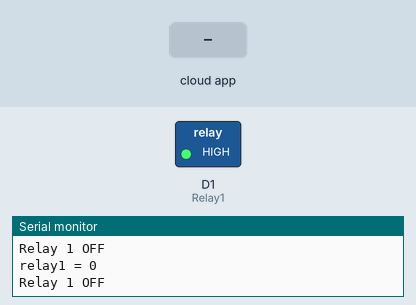
Recording of a sketch running on a simulated ESP8266 (NodeMCU). On the bench: switched loads named in the sketch (green lamp = pin HIGH), the last lines printed to the serial monitor. The test bench sets the inputs (shaded band). WiFi joins after 1.5 s; servers stay silent unless stated; the Firebase database answers and starts empty.

Above: at 2.8 s.
2.9 s: the phone or cloud app sets FB1 to 1
At 4.2 s:
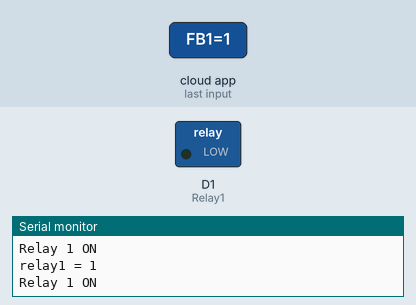
4.6 s: the phone or cloud app sets FB1 to 0
At 5.0 s:
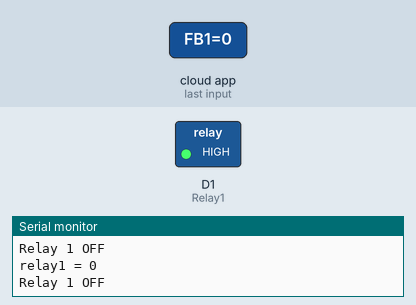
Timing chart, 0 to 7.6 s (numbered marks = the images above; inputs shaded):
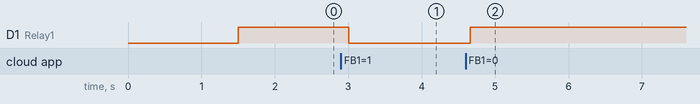

Measured:
- after the input at 2.9 s, D1 (Relay1): HIGH → LOW after 0.11 s
- after the input at 4.6 s, D1 (Relay1): LOW → HIGH after 0.06 s

The sketch:

IOT_1chanelrelay.ino
```cpp
#include <ESP8266WiFi.h>
#include "FirebaseESP8266.h"

#define FIREBASE_HOST "url"
#define FIREBASE_AUTH "auth token"
#define WIFI_SSID "ssid"
#define WIFI_PASSWORD "wifi password"
#define Relay1 D1
int relay1;
String strRelay1 = "";
FirebaseData firebaseData;
void setup() {
  Serial.begin(115200);
  //------------------------------------
  WiFi.begin(WIFI_SSID, WIFI_PASSWORD);
  Serial.print("connecting");
  while (WiFi.status() != WL_CONNECTED) {
    Serial.print(".");
    delay(500);
  }
  Serial.println();
  Serial.print("connected: ");
  Serial.println(WiFi.localIP());
  pinMode(Relay1, OUTPUT);
  digitalWrite(Relay1, HIGH);
  Firebase.begin(FIREBASE_HOST, FIREBASE_AUTH);
  Firebase.reconnectWiFi(true);
  Firebase.setInt(firebaseData, "/FB1", 0); // diisi tag ranger
}

void loop() {
  Firebase.getString(firebaseData, "/FB1");
  strRelay1 = firebaseData.stringData();
  relay1 = strRelay1.toInt();
  Serial.print("relay1 = ");
  Serial.println(relay1);
  if (relay1 == 1)
  {
    digitalWrite(Relay1, LOW);
    Serial.println("Relay 1 ON");
  }
  if (relay1 == 0)
  {
    digitalWrite(Relay1, HIGH);
    Serial.println("Relay 1 OFF");
  }
}
```
